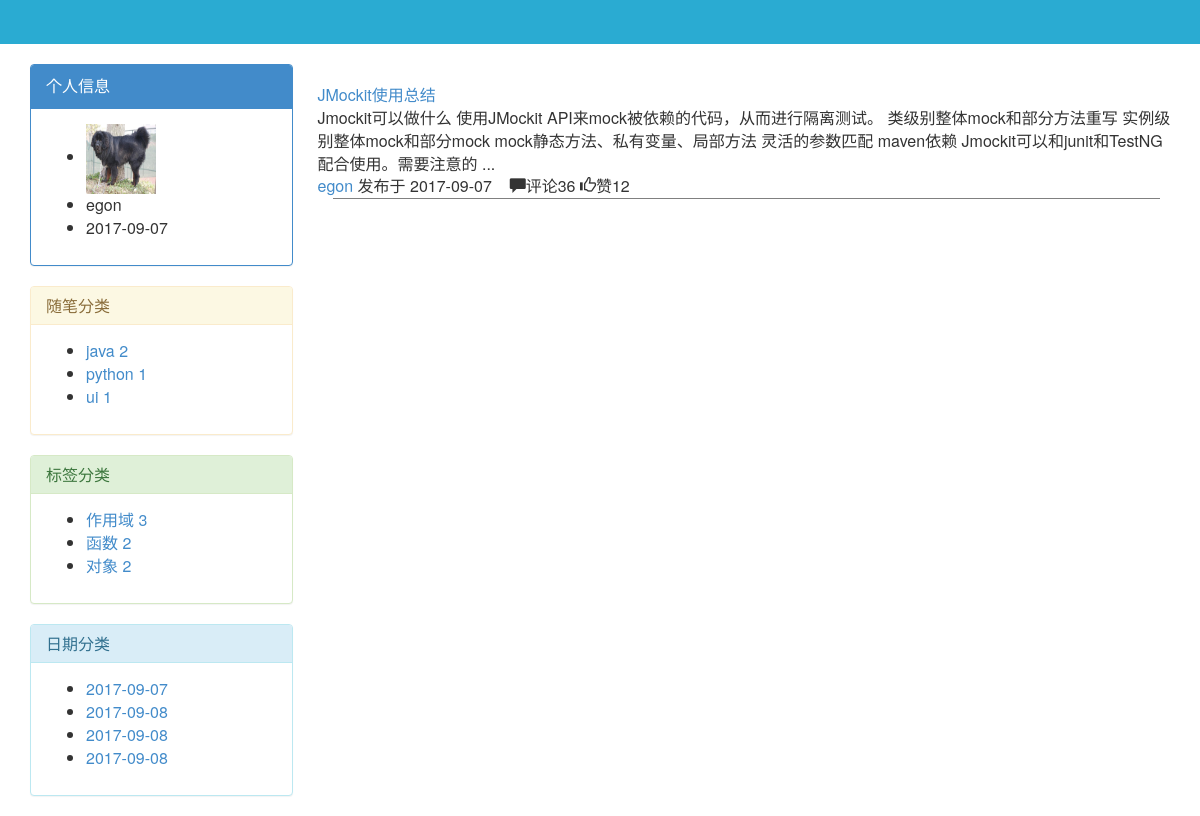
Screenshot of /blog/egon/article/category/1 with the database file from the repository.
### blog/models.py (models this page shows, shortened)
class UserInfo(AbstractUser):
    nid = models.BigAutoField(primary_key=True)
    nickname = models.CharField(verbose_name='昵称', max_length=32)
    telephone = models.CharField(max_length=11, blank=True, null=True, unique=True, verbose_name='手机号码')
    avatar = models.FileField(verbose_name='头像', upload_to='./upload/avatar/',default="./upload/avatar/avatar.png")
    create_time = models.DateTimeField(verbose_name='创建时间',auto_now_add=True)
    fans = models.ManyToManyField(verbose_name='粉丝们',
                                  to='UserInfo',
                                  through='UserFans',
                                  through_fields=('user', 'follower'))

class Category(models.Model):
    nid = models.AutoField(primary_key=True)
    title = models.CharField(verbose_name='分类标题', max_length=32)
    blog = models.ForeignKey(verbose_name='所属博客', to='Blog', to_field='nid')

class Article(models.Model):
    nid = models.BigAutoField(primary_key=True)
    title = models.CharField(max_length=50, verbose_name='文章标题')
    desc = models.CharField(max_length=255, verbose_name='文章描述')
    read_count = models.IntegerField(default=0)
    comment_count = models.IntegerField(default=0)
    up_count = models.IntegerField(default=0)
    down_count = models.IntegerField(default=0)
    category = models.ForeignKey(verbose_name='文章类型', to='Category', to_field='nid', null=True)
    create_time = models.DateTimeField(verbose_name='创建时间', auto_now_add=True)
    blog = models.ForeignKey(verbose_name='所属博客', to='Blog', to_field='nid')
    tags = models.ManyToManyField(
        to="Tag",
        through='Article2Tag',
        through_fields=('article', 'tag'),
    )
    type_choices = [
        (1, "Python"),
        (2, "Linux"),
        (3, "OpenStack"),
        (4, "GoLang"),
    ]
    article_type_id = models.IntegerField(choices=type_choices, default=None)
    objects=ArticleManager()
    def __str__(self):
        return self.title

class Blog(models.Model):
    nid = models.BigAutoField(primary_key=True)
    title = models.CharField(verbose_name='个人博客标题', max_length=64)
    site = models.CharField(verbose_name='个人博客后缀', max_length=32, unique=True)
    theme = models.CharField(verbose_name='博客主题', max_length=32)
    user = models.OneToOneField(to='UserInfo', to_field='nid')

### blog/views.py (the view)
# urls.py: url("(?P<user_site>\w+)/article/(?P<condition>category|tag|date)/(?P<para>\w+)",views.homeSite),
def homeSite(request,user_site,**kwargs):
    user=UserInfo.objects.filter(username=user_site).first()
    currentBlog=Blog.objects.filter(user=user).first()
    article_list=Article.objects.filter(blog=currentBlog)
    print(article_list)
    category_list=Category.objects.filter(blog=currentBlog)
    from django.db.models import Avg, Sum, Min, Max, Count
    categoryRet=Article.objects.filter(blog=currentBlog).values_list("category__title","category__nid").annotate(Count("nid"))
    print("categoryRet========",categoryRet) #<QuerySet [('java', 2), ('python', 1), ('ui', 1)]>
    tagRet=Article.objects.filter(blog=currentBlog).values_list("tags__title").annotate(Count("nid"))
    print(tagRet) # <QuerySet [('作用域', 3), ('函数', 2), ('对象', 2)]>
    dateRet=Article.objects.archive(blog=currentBlog)
    print("++++++++++",dateRet)
    print(kwargs,"0000000000")
    if kwargs.get("condition") :
        con=kwargs.get("condition")
        if con=="category":
            article_list = Article.objects.filter(blog=currentBlog,category_id=kwargs.get("para"))
    return render(request,"homeSite.html",locals())

### blog/models.py (called while the page is built)
    def archive(self,**kwargs):
        l = []
        for i in self.filter(**kwargs).values("create_time"):
            date = i["create_time"]
            t = date.strftime("%Y-%m-%d")
            print(t)
            l.append(t)
        return l

### blog/views.py (called while the page is built)
def func_class(request):
    return {"func":settings.FUNCTION}

### templates/homeSite.html (shortened to what this page needs)
{% load staticfiles %}
<!DOCTYPE html>
<html lang="en">
<head>
    <link rel="stylesheet" href="{% static 'bootstrap/css/bootstrap.css' %}">
    <link rel="stylesheet" href="{% static 'css/homeSite.css' %}">
</head>
<body>
<div class="header"></div>
<div class="container">
    <div class="row">
        <div class="col-md-3">
                 <div class="panel panel-primary">
                  <div class="panel-heading">个人信息</div>
                  <div class="panel-body">
                        <ul>
                            <li><img src="{{ user.avatar.url }}" alt="" width="70px" height="70px"></li>
                            <li>{{ user.username }}</li>
                            <li>{{ user.create_time|date:"Y-m-d" }}</li>
                        </ul>
                  </div>
                </div>
                 <div class="panel panel-warning">
              <div class="panel-heading">
                <h3 class="panel-title">随笔分类</h3>
              </div>
              <div class="panel-body">
                   <ul>
                       {% for foo in categoryRet %}
                              <li><a href="/blog/{{ user.username }}/article/category/{{ foo.1 }}">{{ foo.0 }}&nbsp;{{ foo.2 }}</a></li>
                       {% endfor %}
                   </ul>
              </div>
            </div>
                 <div class="panel panel-success">
              <div class="panel-heading">
                <h3 class="panel-title">标签分类</h3>
              </div>
              <div class="panel-body">
                  <ul>
                      {% for foo in tagRet %}
                         <li><a href="">{{ foo.0 }}&nbsp;{{ foo.1 }}</a></li>
                      {% endfor %}
                  </ul>
              </div>
            </div>
              <div class="panel panel-info">
              <div class="panel-heading">
                <h3 class="panel-title">日期分类</h3>
              </div>
              <div class="panel-body">
                  <ul>
                      {% for foo in dateRet %}
                           <li><a href="">{{ foo }}</a></li>
                      {% endfor %}
                  </ul>
              </div>
            </div>
        </div>
        <div class="col-md-9">
            <div class="article_list">
                  {% for article in article_list %}
                       <div class="article_item">
                               <div class="row">
                                   <div class="title">
                                       <a href="/blog/{{ article.blog.user.username }}/article/{{ article.nid }}">{{ article.title }}</a>
                                   </div>
                               </div>
                               <div class="row">
                                   <div class="text">{{ article.desc }}</div>
                               </div>
                               <div class="row">
                                   <div class="icon">
                                       <span><a href="">{{ article.blog.user.username }}</a> 发布于</span>
                                       <span class="timer">{{ article.create_time|date:"Y-m-d" }}</span> &nbsp;&nbsp;
                                       <span class="glyphicon glyphicon-comment"></span>评论{{ article.comment_count }}
                                       <span class="glyphicon glyphicon-thumbs-up"></span>赞{{ article.up_count }}
                                   </div>
                               </div>
                            </div>
                  {% endfor %}
            </div>
        </div>
    </div>
</div>
</body>
</html>

### blog/static/css/homeSite.css (style rules this page uses)
.header { width: 100%; height: 44px; background-color: #2aabd2; margin-bottom: 20px; }

### templates/homeSite.html (style rules this page uses)
a { text-decoration: none; }
body { font-size: 16px; }
.article_item { margin: 20px 10px; border-bottom: 1px solid gray; }

### rows the page displays
UserInfo: avatar (picture), username "egon", create_time "2017-09-07"
Category: title "java", nid "2"
Category: title "python", foo "1"
Article: title "JMockit使用总结", desc "Jmockit可以做什么 使用JMockit API来mock被依赖的代码，从而进行隔离测试。 类级别整体mock和部分方法重写 实例级别整体mock和部分mock mock静态方法、私有变量、局部方法 灵活的参数匹配 maven依赖 Jmockit可以和junit和TestNG配合使用。需要注意的 ...", blog.user.username "egon", create_time "2017-09-07", comment_count "36", up_count "12"

### other values shown
{{ foo.0 }} "ui"
{{ foo.2 }} "1"
{{ foo.0 }} "作用域" "函数" "对象"
{{ foo.1 }} "3" "2" "2"
{{ foo }} "2017-09-07" "2017-09-08" "2017-09-08" "2017-09-08"
